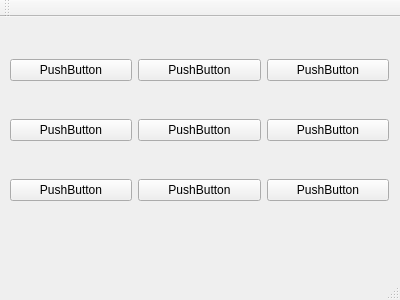
<?xml version="1.0" encoding="UTF-8"?>
<ui version="4.0">
 <class>MainWindow</class>
 <widget class="QMainWindow" name="MainWindow">
  <property name="geometry">
   <rect>
    <x>0</x>
    <y>0</y>
    <width>400</width>
    <height>300</height>
   </rect>
  </property>
  <property name="windowTitle">
   <string>MainWindow</string>
  </property>
  <widget class="QWidget" name="centralWidget">
   <widget class="QWidget" name="gridLayoutWidget">
    <property name="geometry">
     <rect>
      <x>-1</x>
      <y>-1</y>
      <width>401</width>
      <height>231</height>
     </rect>
    </property>
    <layout class="QGridLayout" name="gridLayout">
     <item row="2" column="1">
      <widget class="QPushButton" name="pushButton_4">
       <property name="text">
        <string>PushButton</string>
       </property>
      </widget>
     </item>
     <item row="0" column="0">
      <widget class="QPushButton" name="pushButton_3">
       <property name="text">
        <string>PushButton</string>
       </property>
      </widget>
     </item>
     <item row="1" column="1">
      <widget class="QPushButton" name="pushButton_5">
       <property name="text">
        <string>PushButton</string>
       </property>
      </widget>
     </item>
     <item row="1" column="0">
      <widget class="QPushButton" name="pushButton_2">
       <property name="text">
        <string>PushButton</string>
       </property>
      </widget>
     </item>
     <item row="2" column="0">
      <widget class="QPushButton" name="pushButton">
       <property name="text">
        <string>PushButton</string>
       </property>
      </widget>
     </item>
     <item row="0" column="1">
      <widget class="QPushButton" name="pushButton_6">
       <property name="text">
        <string>PushButton</string>
       </property>
      </widget>
     </item>
     <item row="1" column="2">
      <widget class="QPushButton" name="pushButton_7">
       <property name="text">
        <string>PushButton</string>
       </property>
      </widget>
     </item>
     <item row="0" column="2">
      <widget class="QPushButton" name="pushButton_8">
       <property name="text">
        <string>PushButton</string>
       </property>
      </widget>
     </item>
     <item row="2" column="2">
      <widget class="QPushButton" name="pushButton_9">
       <property name="text">
        <string>PushButton</string>
       </property>
      </widget>
     </item>
    </layout>
   </widget>
  </widget>
  <widget class="QMenuBar" name="menuBar">
   <property name="geometry">
    <rect>
     <x>0</x>
     <y>0</y>
     <width>400</width>
     <height>29</height>
    </rect>
   </property>
  </widget>
  <widget class="QToolBar" name="mainToolBar">
   <attribute name="toolBarArea">
    <enum>TopToolBarArea</enum>
   </attribute>
   <attribute name="toolBarBreak">
    <bool>false</bool>
   </attribute>
  </widget>
  <widget class="QStatusBar" name="statusBar"/>
 </widget>
 <layoutdefault spacing="6" margin="11"/>
 <resources/>
 <connections/>
</ui>
